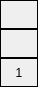
<?xml version="1.0" encoding="UTF-8"?>
<ui version="4.0">
 <class>EducationWeek</class>
 <widget class="QWidget" name="EducationWeek">
  <property name="geometry">
   <rect>
    <x>0</x>
    <y>0</y>
    <width>38</width>
    <height>87</height>
   </rect>
  </property>
  <property name="windowTitle">
   <string>Form</string>
  </property>
  <layout class="QVBoxLayout" name="verticalLayout">
   <property name="spacing">
    <number>0</number>
   </property>
   <property name="leftMargin">
    <number>0</number>
   </property>
   <property name="topMargin">
    <number>0</number>
   </property>
   <property name="rightMargin">
    <number>0</number>
   </property>
   <property name="bottomMargin">
    <number>0</number>
   </property>
   <item>
    <widget class="QLabel" name="lbl_start">
     <property name="sizePolicy">
      <sizepolicy hsizetype="Preferred" vsizetype="Preferred">
       <horstretch>0</horstretch>
       <verstretch>0</verstretch>
      </sizepolicy>
     </property>
     <property name="minimumSize">
      <size>
       <width>38</width>
       <height>29</height>
      </size>
     </property>
     <property name="maximumSize">
      <size>
       <width>38</width>
       <height>29</height>
      </size>
     </property>
     <property name="frameShape">
      <enum>QFrame::Box</enum>
     </property>
     <property name="text">
      <string/>
     </property>
     <property name="alignment">
      <set>Qt::AlignCenter</set>
     </property>
    </widget>
   </item>
   <item>
    <widget class="QLabel" name="lbl_end">
     <property name="sizePolicy">
      <sizepolicy hsizetype="Preferred" vsizetype="Preferred">
       <horstretch>0</horstretch>
       <verstretch>0</verstretch>
      </sizepolicy>
     </property>
     <property name="minimumSize">
      <size>
       <width>38</width>
       <height>29</height>
      </size>
     </property>
     <property name="maximumSize">
      <size>
       <width>38</width>
       <height>29</height>
      </size>
     </property>
     <property name="frameShape">
      <enum>QFrame::Box</enum>
     </property>
     <property name="text">
      <string/>
     </property>
     <property name="alignment">
      <set>Qt::AlignCenter</set>
     </property>
    </widget>
   </item>
   <item>
    <widget class="QLabel" name="lbl_number">
     <property name="sizePolicy">
      <sizepolicy hsizetype="Preferred" vsizetype="Preferred">
       <horstretch>0</horstretch>
       <verstretch>0</verstretch>
      </sizepolicy>
     </property>
     <property name="minimumSize">
      <size>
       <width>38</width>
       <height>29</height>
      </size>
     </property>
     <property name="maximumSize">
      <size>
       <width>38</width>
       <height>29</height>
      </size>
     </property>
     <property name="frameShape">
      <enum>QFrame::Box</enum>
     </property>
     <property name="text">
      <string>1</string>
     </property>
     <property name="alignment">
      <set>Qt::AlignCenter</set>
     </property>
    </widget>
   </item>
  </layout>
 </widget>
 <resources/>
 <connections/>
</ui>
